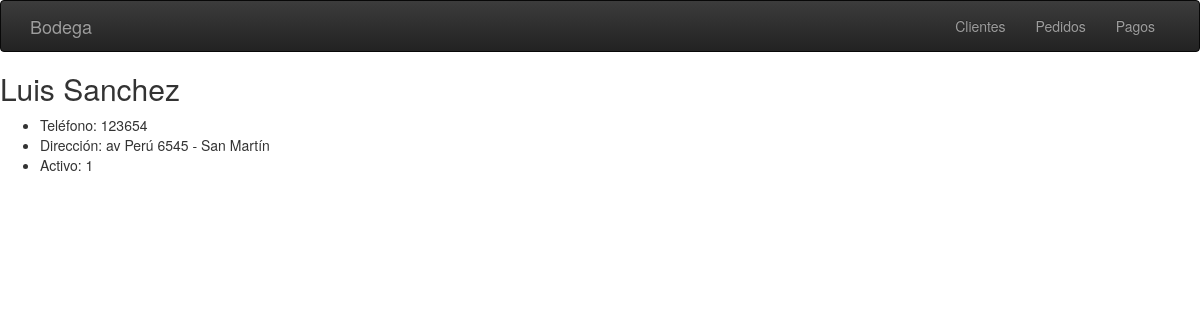
The page /clientes_detalle.php?id_cliente=13 on the database its author committed.
### tables this page shows
CREATE TABLE `clientes` (
  `id_cliente` int(6) NOT NULL auto_increment,
  `nombre` varchar(30) NOT NULL,
  `apellido` varchar(30) NOT NULL,
  `direccion` varchar(50) NOT NULL,
  `telefono` varchar(20) NOT NULL,
  `activo` int(100) NOT NULL COMMENT '0 inactivo 1 activo',
  PRIMARY KEY  (`id_cliente`)
);

### clientes_detalle.php (the view, shortened to what this page needs)
 <?php include('includes/header.php'); ?>
  <?php include('includes/botonera.php'); ?>
  <?php
  	$id_cliente = $_GET['id_cliente'];
  	$query = "SELECT * FROM clientes
  					WHERE id_cliente = $id_cliente";
  	$row = mysql_query($query);
  	$resultados = mysql_fetch_array($row);
  ?>
<h2><?= $resultados['nombre'].' '.$resultados['apellido'] ?></h2>
  	<ul>
  		<li>Teléfono: <?= $resultados['telefono'] ?></li>
  		<li>Dirección: <?= $resultados['direccion'] ?></li>
  		<li>Activo: <?= $resultados['activo'] ?></li>
    <?php include('includes/foot.php'); ?>

### rows shown on the page
clientes: nombre "Luis", apellido "Sanchez", telefono "123654", direccion "av Perú 6545 - San Martín", activo "1"
